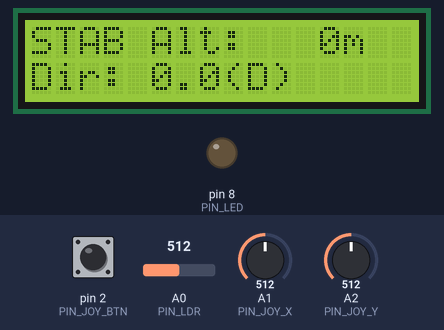
Simulated run of this sketch. Board: Arduino Uno, built with avr-gcc and run on an emulated ATmega328P. On the bench: 16×2 character LCD, output pins drawn as LEDs (lit = HIGH). The test bench sets the inputs (shaded band); at power-on: A2 (PIN_JOY_Y) = 512, A1 (PIN_JOY_X) = 512, pin 2 (PIN_JOY_BTN) HIGH, A0 (PIN_LDR) = 512. What the sketch prints to the serial monitor is not drawn.

Above: at 4.2 s.
4.3 s: A2 (PIN_JOY_Y) set to 425
5.8 s: A2 (PIN_JOY_Y) set to 404
At 7.7 s:
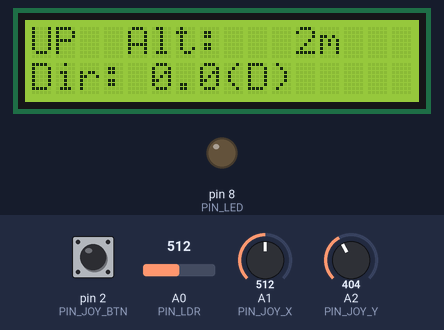
8.8 s: A1 (PIN_JOY_X) set to 502
At 11.0 s:
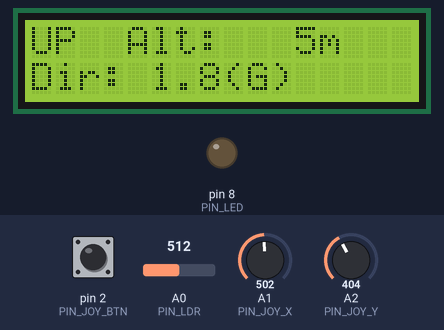
11.8 s: pin 2 (PIN_JOY_BTN) pulled LOW for 0.15 s
At 12.7 s:
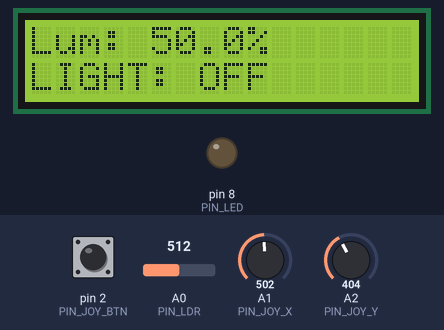
13.4 s: A0 (PIN_LDR) set to 306
At 14.1 s:
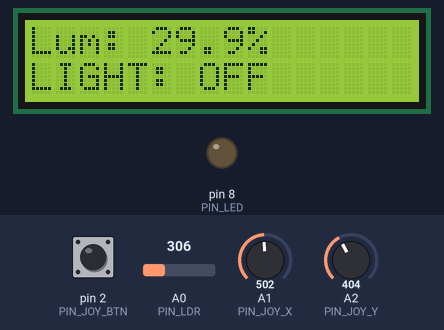
16.4 s: pin 2 (PIN_JOY_BTN) pulled LOW for 1 s
At 20.1 s:
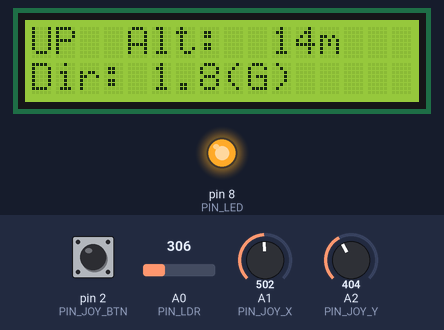
Timing chart, 0 to 21.4 s (numbered marks = the images above; inputs shaded):
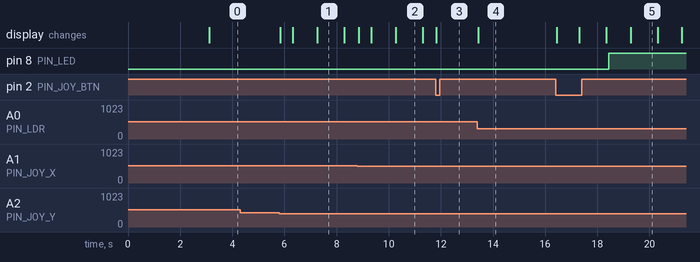

Measured:
- the behaviour switches between 412 and 411 on A2 (PIN_JOY_Y) (found by bisection; images 0 and 1)
- the behaviour switches between 512 and 511 on A1 (PIN_JOY_X) (found by bisection; images 1 and 2)
- after the input at 4.3 s, every drawn part: stays the same
- after the input at 5.8 s, the display: first changes at once (image 1 shows a later state)
- after the input at 8.8 s, the display: first changes at once (image 2 shows a later state)
- after the input at 11.8 s, the display: changes at once (image 3)
- after the input at 13.4 s, the display: changes at once (image 4)
- after the input at 16.4 s, the display: first changes at once (image 5 shows a later state)

The sketch:

TP3.ino
```cpp
#include <Wire.h>
#include <LCD_I2C.h>

LCD_I2C lcd(0x27, 16, 2);

// Broches
const int PIN_LDR     = A0;
const int PIN_JOY_X   = A1;
const int PIN_JOY_Y   = A2;
const int PIN_JOY_BTN = 2;
const int PIN_LED     = 8;

// Caractère personnalisé « 57 »
byte customChar[8] = {
  0b11111,
  0b10000,
  0b11111,
  0b00001,
  0b11111,
  0b00000,
  0b00111,
  0b00100
};

// LDR
float         luminosite    = 0.0;
bool          lightOn       = false;
unsigned long lightStart    = 0;
bool          timerActif    = false;
const int     LDR_SEUIL     = 30;
const long    DELAI_LUMIERE = 5000;

// Drone
float         altitude      = 0.0;
float         angle         = 0.0;
const float   ALT_MAX       = 200.0;
const float   VITESSE       = 1.0;

// Timing général — un seul unsigned long réutilisé partout
unsigned long dernierUpdate = 0;
unsigned long dernierSerial = 0;

// Bouton
volatile bool btnFlag    = false;
unsigned long dernierBtn = 0;
const long    DEBOUNCE   = 200;
int           page       = 0;

// Intervalles — regroupés
const long INTERVALLE_ALTITUDE = 100;
const long INTERVALLE_SERIAL   = 100;

// Déclenchée automatiquement par interruption matérielle quand le bouton est pressé. Évite de manquer un clic dans la loop.
void ISR_bouton() {
  unsigned long now = millis();
  if (now - dernierBtn > DEBOUNCE) {
    btnFlag = true;
    dernierBtn = now;
  }
}

// Affiche le nom, le caractère personnalisé et le numéro masqué pendant 3s au démarrage.
void afficherDemarrage() {
  lcd.clear();
  lcd.setCursor(0, 0); lcd.print("TENE");
  lcd.setCursor(0, 1); lcd.write(byte(0));
  lcd.setCursor(6, 1); lcd.print("*****57");
  delay(3000);
  lcd.clear();
}

// Bascule entre la page 0 et la page 1 à chaque clic du bouton.
void gererBouton() {
  if (btnFlag) {
    btnFlag = false;
    page = 1 - page;
    lcd.clear();
  }
}

// Lit la LDR sur A0 et convertit la valeur en pourcentage.
void lireLDR() {
  luminosite = (analogRead(PIN_LDR) / 1023.0) * 100.0;
}

// Allume ou éteint la LED après 5s consécutives sous/sur le seuil.
void gererProjecteurs() {
  unsigned long now = millis();
  bool condition = lightOn ? (luminosite > LDR_SEUIL) : (luminosite <= LDR_SEUIL);
  if (condition) {
    if (!timerActif) {
      timerActif = true; lightStart = now;
    }else if (now - lightStart >= DELAI_LUMIERE) {
      lightOn    = !lightOn;
      timerActif = false;
      digitalWrite(PIN_LED, lightOn ? HIGH : LOW);
    }
  } else { timerActif = false; }
}

// Lit le joystick et met à jour l'altitude (axe Y) et l'angle de direction (axe X) du drone.
void lireJoystick(int &rawX, int &rawY) {
  unsigned long now = millis();
  rawX  = analogRead(PIN_JOY_X);
  rawY  = analogRead(PIN_JOY_Y);
  angle = ((rawX - 512) / 512.0) * 90.0;

  if (now - dernierUpdate >= INTERVALLE_ALTITUDE) {
    float delta = (float)(now - dernierUpdate) / 1000.0 * VITESSE;
    if (rawY < 412) {
      altitude = min(altitude + delta, ALT_MAX);
    }else if (rawY > 612){
    altitude = max(altitude - delta, 0.0f);
    }
    dernierUpdate = now;
  }
}

// Affiche l'état vertical (UP/DOWN/STAB), l'altitude et la direction en degrés avec (G) ou (D).
void afficherPageVitesse(int rawY) {
  char buf[7];
  lcd.setCursor(0, 0);
  if(rawY < 412){
    lcd.print("UP  ");
  } else if (rawY > 612) {
    lcd.print("DOWN ");
  }
  else {
    lcd.print("STAB ");
  }
  dtostrf(altitude, 4, 0, buf);
  lcd.print("Alt:"); lcd.print(buf); lcd.print("m   ");

  lcd.setCursor(0, 1);
  dtostrf(abs(angle), 4, 1, buf);
  lcd.print("Dir:"); lcd.print(buf);
  lcd.print(angle >= 0 ? "(D)  " : "(G)  ");
}

// Affiche la luminosité en % et l'état des projecteurs.
void afficherPageCapteur() {
  char buf[7];
  dtostrf(luminosite, 5, 1, buf);
  lcd.setCursor(0, 0); lcd.print("Lum:"); lcd.print(buf); lcd.print("%  ");
  lcd.setCursor(0, 1); lcd.print("LIGHT: ");
  lcd.print(lightOn ? "ON  " : "OFF  ");
}


// Envoie une trame série toutes les 100ms avec le numéro étudiant, les valeurs brutes du joystick et l'état de la LED.
void envoyerSerial(int rawX, int rawY) {
  unsigned long now = millis();
  if (now - dernierSerial >= INTERVALLE_SERIAL) {
    dernierSerial = now;
    Serial.print("etd:2421657");
    Serial.print(",x:");   Serial.print(rawX);
    Serial.print(",y:");   Serial.print(rawY);
    Serial.print(",sys:"); Serial.println(lightOn ? 1 : 0);
  }
}

// Initialise les broches, le LCD, le port série, l'interruption et affiche l'écran de démarrage.
void setup() {
  Serial.begin(115200);
  pinMode(PIN_JOY_BTN, INPUT_PULLUP);
  pinMode(PIN_LED, OUTPUT);
  digitalWrite(PIN_LED, LOW);
  attachInterrupt(digitalPinToInterrupt(PIN_JOY_BTN), ISR_bouton, FALLING);
  lcd.begin();
  lcd.backlight();
  lcd.createChar(0, customChar);
  afficherDemarrage();
  dernierUpdate = millis();
}

// Appelle chaque fonction dans l'ordre logique du programme.
void loop() {
  int rawX, rawY;
  gererBouton();
  lireLDR();
  gererProjecteurs();
  lireJoystick(rawX, rawY);
  if (page == 0) {
    afficherPageVitesse(rawY);
  }
  else{
    afficherPageCapteur();
  }
  envoyerSerial(rawX, rawY);
}
```
